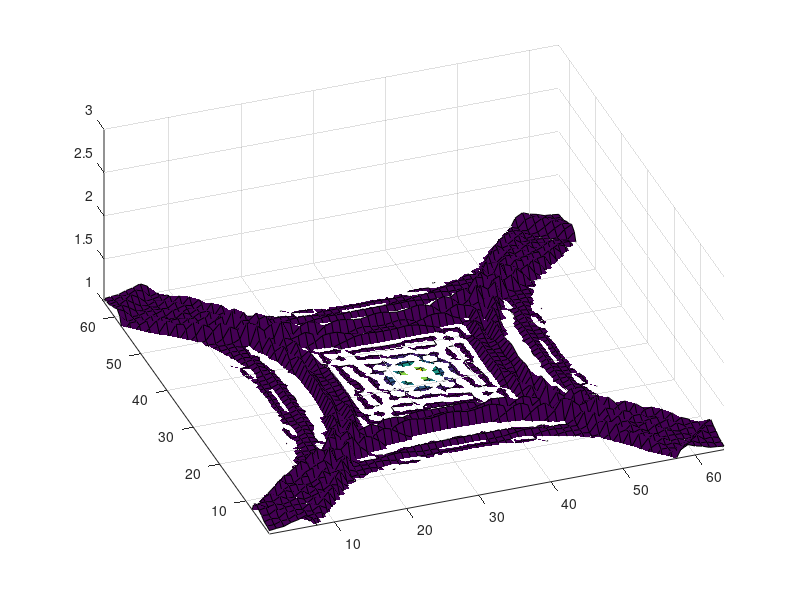

MATLAB code to generate this figure:
%%%%%%%%%%%%%%%%%%%%%%%%%%%%%%%%%%%%%%%%%%%%%%%%%%%%%%%%%%%%%%%%%%%%%%%%%%%
%-% ------------------------------------------------------------------- %-%
%-% A 2D SWE simulation. Water droplet in a rectangular paralelipiped.  %-%
%-% The boundary conditions are periodic. Grid: [-100,100]x[-100,100].  %-%                                    %-%
%-% ------------------------------------------------------------------- %-%
%-% Author: Maurice S. Fabien, University of Washington (Jan-Jun 2014)  %-%
%-%                          , Rice University          (2014-    )     %-%
%-% Email : fabien@rice.edu                                             %-%
%-% GitHub: https://github.com/msfabien/                                %-%
%-% ------------------------------------------------------------------- %-%
%%%%%%%%%%%%%%%%%%%%%%%%%%%%%%%%%%%%%%%%%%%%%%%%%%%%%%%%%%%%%%%%%%%%%%%%%%%


function Code_Listing_5_6_1()
    clear all; close all; clc;
    N = 2^(6); L = 200; x = linspace(-L/2,L/2,N)'; y = x; g = 9.8;
    Tfin = 45; dt = 5e-2; nmax = floor(Tfin/dt);
    B = L/(2*pi); %Domain scaling parameter
    k = [0:N/2-1 0 -N/2+1:-1]'; %1D wave numbers
    [kx,ky] = meshgrid(k); %2D wave numbers
    [xx, yy] = meshgrid(x,y);
    %Initial condition
    h = 1.0 + exp(-(xx.^2+yy.^2)/(L/2)); uh = zeros(size(h)); vh = uh;
    RHS_h = @(h,uh,vh) -real(ifft2(1i*kx.*fft2(uh))) - ...
    real(ifft2(1i*ky.*fft2(vh)));
    RHS_uh = @(h,uh,vh) -real(ifft2(1i*kx.*fft2(uh.^2 ./ h + 0.5*g*h.^2))) -...
    -real(ifft2(1i*ky.*fft2(((vh)./h).*uh)));
    RHS_vh = @(h,uh,vh) -real(ifft2(1i*ky.*fft2(vh.^2 ./ h + 0.5*g*h.^2))) -...
    -real(ifft2(1i*kx.*fft2(((uh)./h).*vh)));
    grid = surf(h); %plot simulation
    axis([1 N 1 N 1 3]); view(-20,55); hold all; %plot simulation
    for jj = 1 : nmax
        set(grid ,'zdata', h); drawnow %plot simulation
        h = h + (dt/B)*RHS_h(h ,uh,vh); %naive forward euler
        uh = uh + (dt/B)*RHS_uh(h,uh,vh);
        vh = vh + (dt/B)*RHS_vh(h,uh,vh);
    end
end